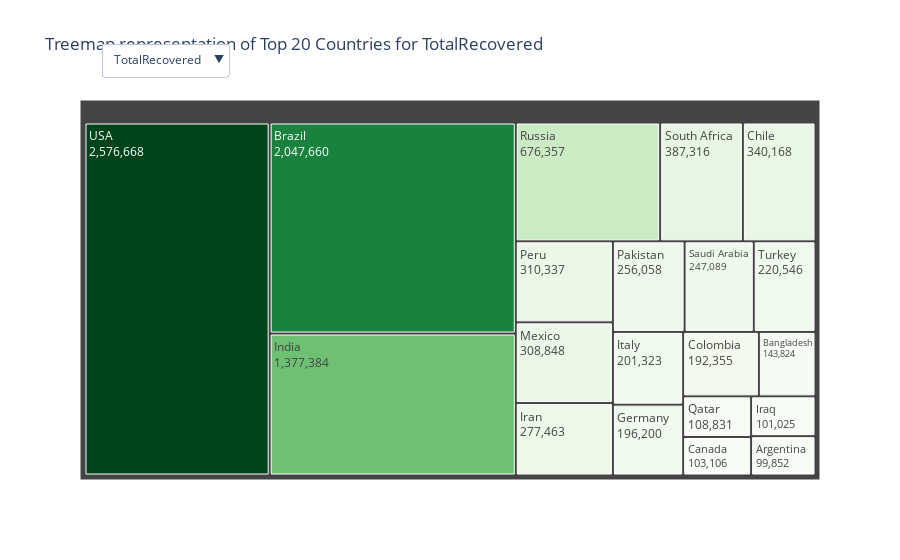

Notebook source saved alongside this figure:
### Code cell
columns = ['TotalCases', 'TotalDeaths', 'TotalRecovered', 'ActiveCases']
colormap = {
    'TotalCases': 'Blues',
    'TotalDeaths': 'Reds',
    'TotalRecovered': 'Greens',
    'ActiveCases': 'Oranges'
}

fig = go.Figure()

for i, col in enumerate(columns):
    top_20 = worldometer_data.nlargest(20, col)
    
    fig.add_trace(go.Treemap(
        labels=top_20['Country/Region'],
        parents=[""] * len(top_20),
        values=top_20[col],
        textinfo="label+value",
        marker=dict(colorscale=colormap[col]),
        visible=True if i == 0 else False  # Show only the first dataset initially
    ))

dropdown_buttons = [
    dict(
        label=col,
        method="update",
        args=[{"visible": [col == c for c in columns]},
              {"title.text": f"Treemap representation of Top 20 Countries for {col}"}]
    ) for col in columns
]

fig.update_layout(
    title="Treemap representation of Top 20 Countries for TotalCases",
    updatemenus=[dict(
        buttons=dropdown_buttons,
        direction="down",
        showactive=True,
        x=0.2,
        y=1.15
    )]
)

fig.show()

### Figure 1 — Plotly figure (JSON) as saved in the notebook; plotly's stock layout.template omitted (floating-point values rounded to 4 significant figures)
{"data": [{"labels": ["USA", "Brazil", "India", "Russia", "South Africa", "Mexico", "Peru", "Chile", "Colombia", "Spain", "Iran", "UK", "Saudi Arabia", "Pakistan", "Bangladesh", "Italy", "Turkey", "Argentina", "Germany", "France"], "marker": {"colorscale": [[0, "rgb(247,251,255)"], [0.125, "rgb(222,235,247)"], [0.25, "rgb(198,219,239)"], [0.375, "rgb(158,202,225)"], [0.5, "rgb(107,174,214)"], [0.625, "rgb(66,146,198)"], [0.75, "rgb(33,113,181)"], [0.875, "rgb(8,81,156)"], [1, "rgb(8,48,107)"]]}, "parents": ["", "", "", "", "", "", "", "", "", "", "", "", "", "", "", "", "", "", "", ""], "textinfo": "label+value", "type": "treemap", "values": [5032179, 2917562, 2025409, 871894, 538184, 462690, 455409, 366671, 357710, 354530, 320117, 308134, 284226, 281863, 249651, 249204, 237265, 228195, 215210, 195633], "visible": false}, {"labels": ["USA", "Brazil", "Mexico", "UK", "India", "Italy", "France", "Spain", "Peru", "Iran", "Russia", "Colombia", "Chile", "Belgium", "South Africa", "Germany", "Canada", "Netherlands", "Pakistan", "Ecuador"], "marker": {"colorscale": [[0, "rgb(255,245,240)"], [0.125, "rgb(254,224,210)"], [0.25, "rgb(252,187,161)"], [0.375, "rgb(252,146,114)"], [0.5, "rgb(251,106,74)"], [0.625, "rgb(239,59,44)"], [0.75, "rgb(203,24,29)"], [0.875, "rgb(165,15,21)"], [1, "rgb(103,0,13)"]]}, "parents": ["", "", "", "", "", "", "", "", "", "", "", "", "", "", "", "", "", "", "", ""], "textinfo": "label+value", "type": "treemap", "values": [162804, 98644, 50517, 46413, 41638, 35187, 30312, 28500, 20424, 17976, 14606, 11939, 9889, 9859, 9604, 9252, 8966, 6153, 6035, 5877], "visible": false}, {"labels": ["USA", "Brazil", "India", "Russia", "South Africa", "Chile", "Peru", "Mexico", "Iran", "Pakistan", "Saudi Arabia", "Turkey", "Italy", "Germany", "Colombia", "Bangladesh", "Qatar", "Canada", "Iraq", "Argentina"], "marker": {"colorscale": [[0, "rgb(247,252,245)"], [0.125, "rgb(229,245,224)"], [0.25, "rgb(199,233,192)"], [0.375, "rgb(161,217,155)"], [0.5, "rgb(116,196,118)"], [0.625, "rgb(65,171,93)"], [0.75, "rgb(35,139,69)"], [0.875, "rgb(0,109,44)"], [1, "rgb(0,68,27)"]]}, "parents": ["", "", "", "", "", "", "", "", "", "", "", "", "", "", "", "", "", "", "", ""], "textinfo": "label+value", "type": "treemap", "values": [2576668, 2047660, 1377384, 676357, 387316, 340168, 310337, 308848, 277463, 256058, 247089, 220546, 201323, 196200, 192355, 143824, 108831, 103106, 101025, 99852], "visible": true}, {"labels": ["USA", "Brazil", "India", "Russia", "Colombia", "South Africa", "Peru", "Argentina", "Mexico", "Bangladesh", "France", "Bolivia", "Philippines", "Belgium", "Egypt", "Indonesia", "Honduras", "Dominican Republic", "Iraq", "Saudi Arabia"], "marker": {"colorscale": [[0, "rgb(255,245,235)"], [0.125, "rgb(254,230,206)"], [0.25, "rgb(253,208,162)"], [0.375, "rgb(253,174,107)"], [0.5, "rgb(253,141,60)"], [0.625, "rgb(241,105,19)"], [0.75, "rgb(217,72,1)"], [0.875, "rgb(166,54,3)"], [1, "rgb(127,39,4)"]]}, "parents": ["", "", "", "", "", "", "", "", "", "", "", "", "", "", "", "", "", "", "", ""], "textinfo": "label+value", "type": "treemap", "values": [2292707, 771258, 606387, 180931, 153416, 141264, 124648, 124092, 103325, 102521, 82861, 55585, 50473, 43638, 41157, 37587, 37559, 34751, 34417, 34082], "visible": false}], "layout": {"autosize": true, "title": {"text": "Treemap representation of Top 20 Countries for TotalRecovered"}, "updatemenus": [{"active": 2, "buttons": [{"args": [{"visible": [true, false, false, false]}, {"title.text": "Treemap representation of Top 20 Countries for TotalCases"}], "label": "TotalCases", "method": "update"}, {"args": [{"visible": [false, true, false, false]}, {"title.text": "Treemap representation of Top 20 Countries for TotalDeaths"}], "label": "TotalDeaths", "method": "update"}, {"args": [{"visible": [false, false, true, false]}, {"title.text": "Treemap representation of Top 20 Countries for TotalRecovered"}], "label": "TotalRecovered", "method": "update"}, {"args": [{"visible": [false, false, false, true]}, {"title.text": "Treemap representation of Top 20 Countries for ActiveCases"}], "label": "ActiveCases", "method": "update"}], "direction": "down", "showactive": true, "x": 0.2, "y": 1.15}]}}
